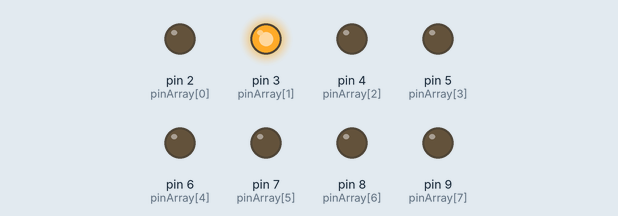
This sketch was run on a simulated Arduino Uno, built with avr-gcc and run on an emulated ATmega328P. Shown: output pins drawn as LEDs (lit = HIGH).

Above: at 0.05 s.
At 0.25 s:
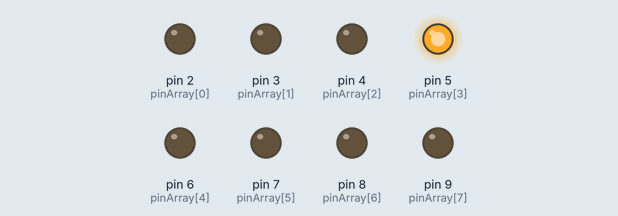
At 0.75 s:
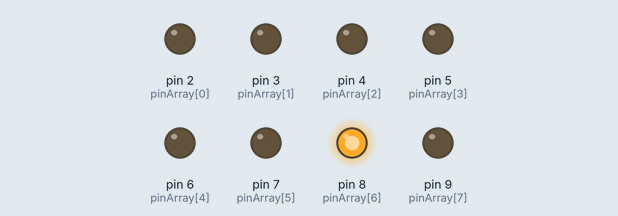
At 1.55 s:
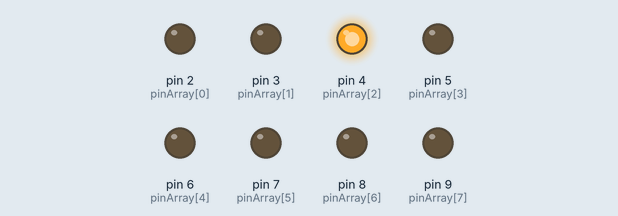
At 2.25 s:
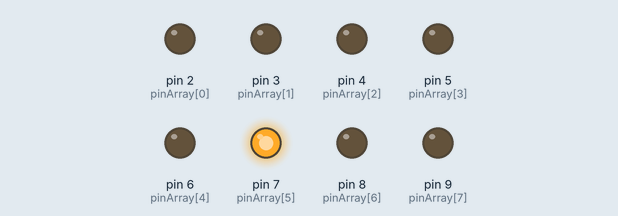
At 3.15 s:
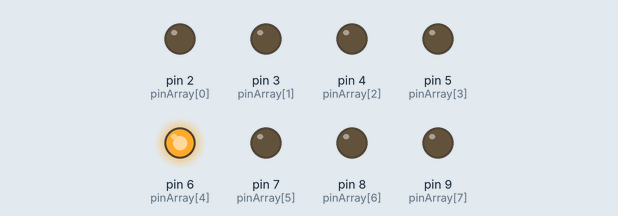
Timing chart, 0 to 3.5 s (numbered marks = the images above):
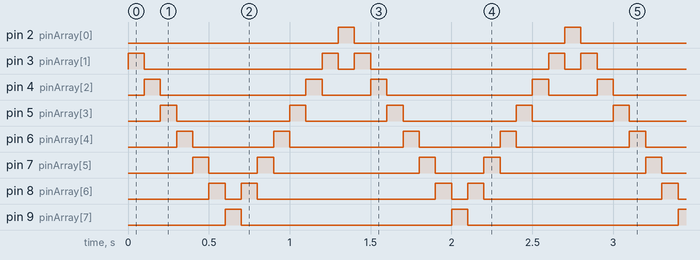

The sketch:

cylon.ino
```cpp
/* lights up the LEDs from top to bottom
   and then goes backwards so only one LED is on at any time.
   8 LEDs are connected from pin 2 to 9 through 330ohm resistors each.
*/
const int pinArray[] = {2, 3, 4, 5, 6, 7, 8, 9};

void setup() {
  // put your setup code here, to run once:
  for (int i=0; i<8; i++){
    pinMode(pinArray[i], OUTPUT);
  }
  digitalWrite(pinArray[0], HIGH);
}

void loop() {
  // put your main code here, to run repeatedly:
  for (int i=1; i<8; i++){
    digitalWrite(pinArray[i-1], LOW);
    digitalWrite(pinArray[i], HIGH);
    delay(100);
  }
  for (int i=7; i>0; i--){
    digitalWrite(pinArray[i-1], HIGH);
    digitalWrite(pinArray[i], LOW);
    delay(100);
  }
}
```

Measured:
- by itself, pin 2 (pinArray[0]), pin 9 (pinArray[7]): alternates HIGH for 0.10 s and LOW for 1.3 s
- by itself, pin 3 (pinArray[1]): repeats every 1.4 s: LOW 1.1 s, HIGH 0.10 s, LOW 0.10 s, HIGH 0.10 s
- by itself, pin 4 (pinArray[2]): repeats every 1.4 s: LOW 0.90 s, HIGH 0.10 s, LOW 0.30 s, HIGH 0.10 s
- by itself, pin 5 (pinArray[3]): repeats every 1.4 s: LOW 0.70 s, HIGH 0.10 s, LOW 0.50 s, HIGH 0.10 s
- by itself, pin 6 (pinArray[4]): repeats every 1.4 s: LOW 0.50 s, HIGH 0.10 s, LOW 0.70 s, HIGH 0.10 s
- by itself, pin 7 (pinArray[5]): repeats every 1.4 s: LOW 0.30 s, HIGH 0.10 s, LOW 0.90 s, HIGH 0.10 s
- by itself, pin 8 (pinArray[6]): repeats every 1.4 s: LOW 0.10 s, HIGH 0.10 s, LOW 1.1 s, HIGH 0.10 s
